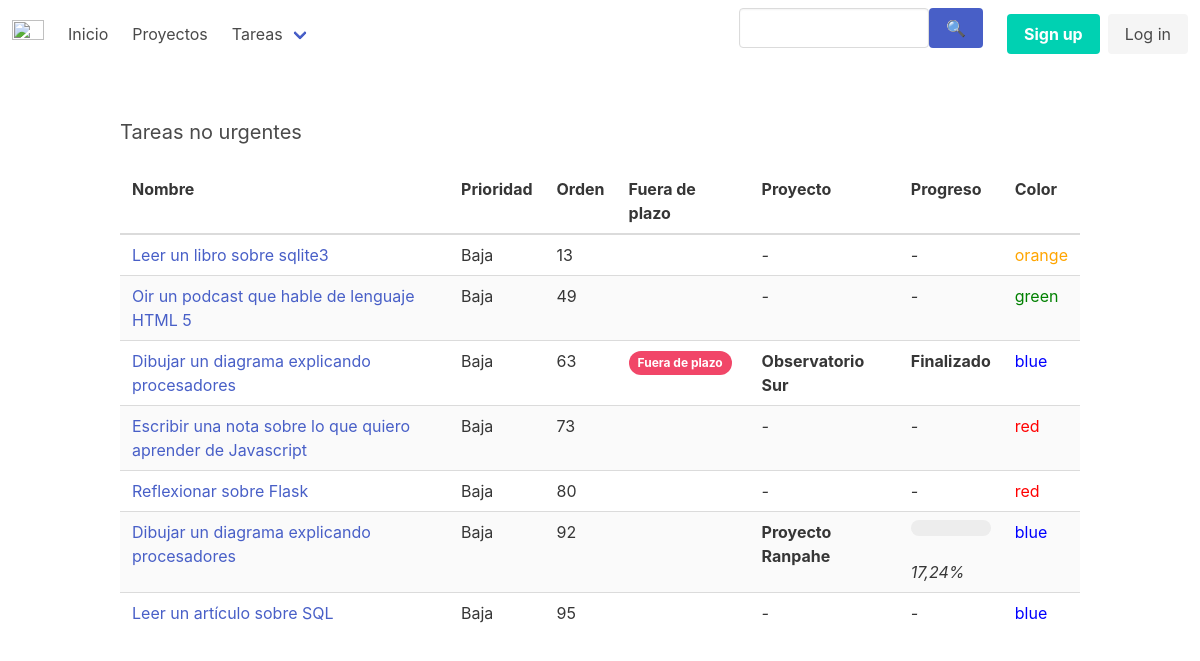
/low/, run on the app's committed database.
### tasks/models.py (models this page shows, shortened)
class Task(models.Model):
    class Meta:
        verbose_name = 'Tarea'
        verbose_name_plural = 'Tareas'
        ordering = ['-orden', 'name']
    name = models.CharField(max_length=250)
    finished = models.BooleanField(default=False)
    orden = models.IntegerField(default=100)
    priority = models.CharField(
        max_length=1,
        choices=[
            ('H', 'Alta'),
            ('N', 'Normal'),
            ('L', 'Baja'),
        ],
        default='N',
    )
    color = models.CharField(
        max_length=6,
        choices=[
            ('blue', 'Azul Marino'),
            ('red', 'Rojo'),
            ('orange', 'Naranja'),
            ('green', 'Verde'),
        ],
        default='blue',
        )
    due_date = models.DateField(
        blank=True,
        null=True,
        default=None,
    )
    project = models.ForeignKey(
        Project,
        blank=True,
        null=True,
        default=None,
        on_delete=models.SET_NULL,
        )
    def is_due(self) -> bool:
        if self.due_date is None:
            return False
        return self.due_date <= hoy()

class Project(models.Model):
    class Meta:
        verbose_name = 'Proyecto'
        verbose_name_plural = 'Proyectos'
        ordering = ['code']
    name = models.CharField(max_length=250)
    code = models.SlugField(max_length=4, unique=True)
    description = models.TextField()
    start_date = models.DateField()
    end_date = models.DateField()
    def progress(self):
        total_time = self.end_date - self.start_date
        today = datetime.date.today()
        time_passed = today - self.start_date
        progress = (float(time_passed.days) * 100.0) / float(total_time.days)
        return round(progress, 2)

### tasks/views.py (the view)
# urls.py: path('low/', tasks.views.tareas_no_urgentes, name='tareas_no_urgentes'),
def tareas_no_urgentes(request):
    tareas = (
        models.Task.objects
        .all()
        .filter(priority='L')
        .filter(finished=False)
        .order_by('orden', 'name')
    )
    return render(request, 'tasks/tareas_no_urgentes.html', {
        'tareas': tareas,
    })

### tasks/models.py (called while the page is built)
def hoy():
    return timezone.now().date()

### tasks/templates/tasks/tareas_no_urgentes.html (shortened to what this page needs)
{% extends 'tasks/base.html' %}
{% block content%}
<h3 class="subtitle">Tareas no urgentes</h3>
{% include 'tasks/includes/task_table.html' %}
{% endblock content%}

### tasks/templates/tasks/includes/task_table.html (shortened to what this page needs)
<table class="table is-striped">
  <thead>
    <tr>
      <th>Nombre</th>
      <th>Prioridad</th>
      <th>Orden</th>
      <th>Fuera de plazo</th>
      <th>Proyecto</th>
      <th>Progreso</th>
      <th>Color</th>
    </tr>
  </thead>
  <tbody>
  {% for tarea in tareas %}
    <tr>
      <td class="{% if tarea.priority == 'H' %}tarea-urgente{% endif %}">
       <a href="{% url 'detalle_tarea' pk=tarea.pk %}">
        {{ tarea.name }}
      </a>
      </td>
      <td>{{ tarea.get_priority_display }}</td>
      <td>{{ tarea.orden }}</td>
      <td>
        {% if tarea.is_due %}
          <b class="tag is-danger is-rounded">Fuera de plazo</b>
        {% endif %}
      </td>
      <td>
        {% if tarea.project %}
          <b>{{ tarea.project.name }}</b>
        {% else %}
          <i>-</i>
        {% endif %}
      </td>
      <td>
        {% if tarea.project %}
          {% if tarea.project.progress < 0.0 %}
            <b>No iniciado</b>
          {% elif tarea.project.progress > 100.0%}
            <b>Finalizado</b>
          {% else %}
            <progress class="progress" value="" max="100.0">
            </progress>
            <i>{{ tarea.project.progress }}%</i>
          {% endif %}
        {% else %}
            <i>-</i>
        {% endif %}
      </td>
      <td style="color: {{ tarea.color }}">
        {{ tarea.color }}
      </td>
    </tr>
  {% endfor %}
  </tbody>
</table>

### data on the page
Task: name "Leer un libro sobre sqlite3", priority "Baja", orden "13", color "orange"
Task: name "Oir un podcast que hable de lenguaje HTML 5", priority "Baja", orden "49", color "green"
Task: name "Dibujar un diagrama explicando procesadores", priority "Baja", orden "63", due_date "Fuera de plazo", project.name "Observatorio Sur", shows "Finalizado", color "blue"
Task: name "Escribir una nota sobre lo que quiero aprender de Javascript", priority "Baja", orden "73", color "red"
Task: name "Reflexionar sobre Flask", priority "Baja", orden "80", color "red"
Task: name "Dibujar un diagrama explicando procesadores", priority "Baja", orden "92", project.name "Proyecto Ranpahe", project.progress "17,24", color "blue"
Task: name "Leer un artículo sobre SQL", priority "Baja", orden "95", color "blue"
